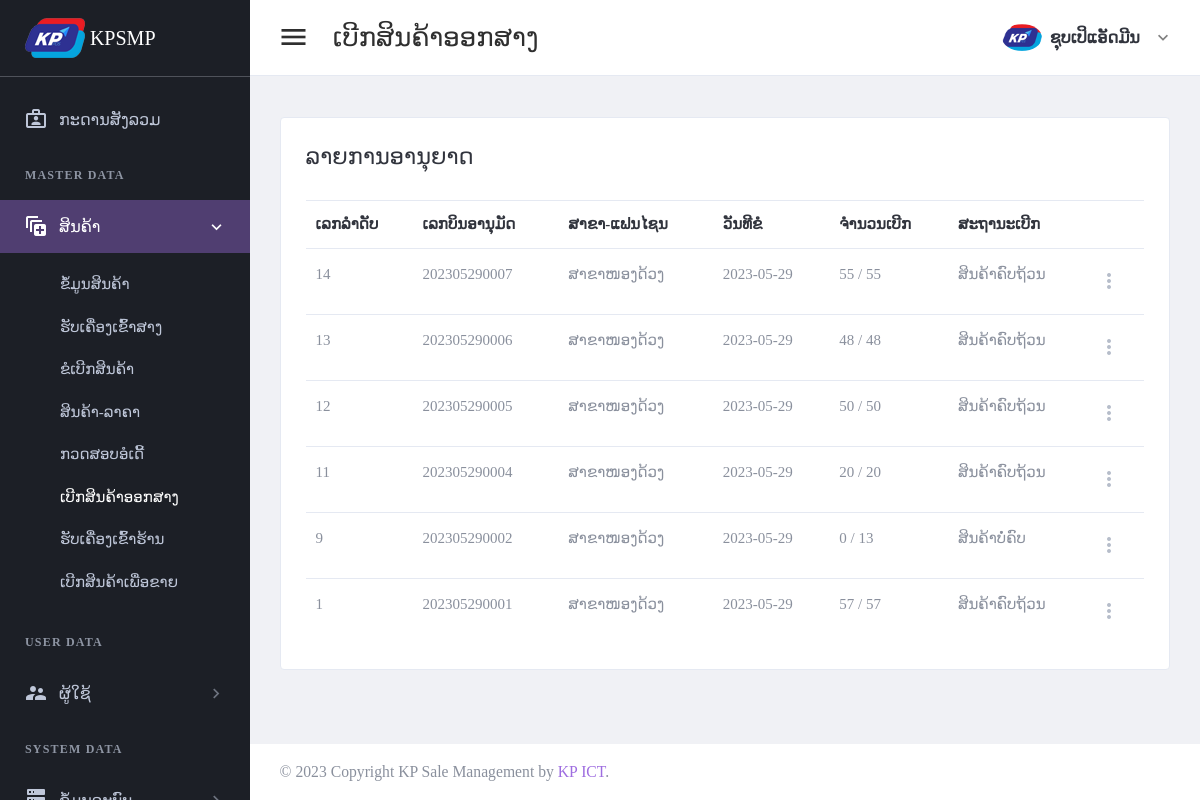
Page /page/approval-list.php (signed in) on the committed database.
### tables this page shows
CREATE TABLE `tbl_header_title` (
  `ht_id` int(11) NOT NULL,
  `ht_name` varchar(300) DEFAULT NULL
);

CREATE TABLE `tbl_sub_title` (
  `st_id` int(11) NOT NULL,
  `st_name` varchar(300) DEFAULT NULL,
  `icon_code` varchar(100) DEFAULT NULL,
  `ht_id` int(11) DEFAULT NULL
);

CREATE TABLE `tbl_page_title` (
  `pt_id` int(11) NOT NULL,
  `pt_name` varchar(300) DEFAULT NULL,
  `ptf_name` varchar(100) DEFAULT NULL,
  `st_id` int(11) DEFAULT NULL
);

CREATE TABLE `tbl_approve_order` (
  `apo_id` int(11) NOT NULL,
  `apo_bill_number` varchar(30) DEFAULT NULL,
  `or_id` int(11) DEFAULT NULL,
  `br_id` int(11) DEFAULT NULL,
  `wh_id` int(11) DEFAULT NULL,
  `add_by` int(11) DEFAULT NULL,
  `date_register` date DEFAULT NULL
);

CREATE TABLE `tbl_branch` (
  `br_id` int(11) NOT NULL,
  `br_name` varchar(150) DEFAULT NULL,
  `br_status` int(11) DEFAULT NULL,
  `br_type` int(11) DEFAULT NULL,
  `add_by` int(11) DEFAULT NULL,
  `date_register` date DEFAULT NULL
);

### setting/checksession.php (called while the page is built, shortened)
<?php
	if($_SESSION['id_users'] == "" )
	{
	header("location:logout.php");
	}
	  else{
		$role_id = $_SESSION["role_id"];
	}
?>

### page/approval-list.php (the view, shortened to what this page needs)
<?php
include("../setting/checksession.php");
include("../setting/conn.php");
$header_name = "ເບີກສິນຄ້າອອກສາງ";
$header_click = "2";
?>
<!DOCTYPE html>
<html lang="en" dir="ltr">
<head>
    <?php
    include("../setting/callcss.php");
    ?>
</head>
<body class="navbar-fixed sidebar-fixed" id="body">
    <div class="wrapper">
        <?php include "menu.php"; ?>
        <div class="page-wrapper">
            <?php
            include "header.php";
            ?>
            <div class="content-wrapper">
                <div class="content">
                    <div class="email-wrapper rounded border bg-white">
                        <div class="  no-gutters justify-content-center">
                            <div class="    ">
                                <div class="  p-4 p-xl-5">
                                    <div class="email-body-head mb-6 ">
                                        <h4 class="text-dark">ລາຍການອານຸຍາດ</h4>
                                    </div>
                                    <form method="post" id="additemorderfrm">
                                        <table id="productsTable2" class="table table-hover table-product" style="width:100%">
                                            <thead>
                                                <tr>
                                                    <th>ເລກລຳດັບ</th>
                                                    <th>ເລກບິນອານຸມັດ</th>
                                                    <th>ສາຂາ-ແຟນໄຊນ</th>
                                                    <th>ວັນທີຂໍ</th>
                                                    <th>ຈຳນວນເບີກ</th>
                                                    <th>ສະຖານະເບີກ</th>
                                                    <th></th>
                                                </tr>
                                            </thead>
                                            <tbody>
                                                <?php
                                                $stmt4 = $conn->prepare("
                                                SELECT a.apo_id,apo_bill_number,br_name,a.date_register as date_request
                                                FROM tbl_approve_order a
                                                left join tbl_branch c on a.br_id = c.br_id
                                                order by a.apo_id desc ");
                                                $stmt4->execute();
                                                if ($stmt4->rowCount() > 0) {
                                                    while ($row4 = $stmt4->fetch(PDO::FETCH_ASSOC)) {
                                                        $apo_id = $row4['apo_id'];
                                                ?>
                                                        <tr>
                                                            <td><?php echo $row4['apo_id'];?></td>
                                                            <td><?php echo $row4['apo_bill_number']; ?></td>
                                                            <td><?php echo $row4['br_name']; ?></td>
                                                            <td><?php echo $row4['date_request']; ?></td>
                                                            <?php
                                                            $rowio = $conn->query("select    sum(item_values) as item_count
                                                            from tbl_stock_out_warehouse_detail a
                                                            left join tbl_stock_out_warehouse b on a.sow_id = b.sow_id
                                                            where apo_id ='$apo_id'
                                                            group by apo_id  ")->fetch(PDO::FETCH_ASSOC);
                                                            if (!empty($rowio['item_count'])) {
                                                                $item_count =  $rowio['item_count'];
                                                            } else {
                                                                $item_count = 0;
                                                            }
                                                            $rowap = $conn->query("
                                                            select sum(item_values) as item_approve
                                                            from tbl_approve_order_detail
                                                            where apo_id ='$apo_id'
                                                            group by apo_id  ")->fetch(PDO::FETCH_ASSOC);
                                                            if (!empty($rowap['item_approve'])) {
                                                                $item_approve =  $rowap['item_approve'];
                                                            } else {
                                                                $item_approve = 0;
                                                            }
                                                            ?>
                                                            <td>
                                                                <?php
                                                                echo "$item_count";
                                                                echo " / ";
                                                                echo "$item_approve";
                                                                ?>
                                                            </td>
                                                            <td>
                                                                <?php
                                                                if ($item_count == $item_approve) {
                                                                    echo "ສິນຄ້າຄົບຖ້ວນ";
                                                                } else {
                                                                    echo "ສິນຄ້າບໍ່ຄົບ";
                                                                }
                                                                ?>
                                                            </td>
                                                            <td>
                                                                <div class="dropdown">
                                                                    <a class="dropdown-toggle icon-burger-mini" href="#" role="button" id="dropdownMenuLink" data-toggle="dropdown" aria-haspopup="true" aria-expanded="false" data-display="static">
                                                                    </a>
                                                                </div>
                                                            </td>
                                                        </tr>
                                                <?php
                                                    }
                                                }
                                                ?>
                                            </tbody>
                                        </table>
                                    </form>
                                </div>
                            </div>
                        </div>
                    </div>
                </div>
            </div>
            <?php include "footer.php"; ?>
        </div>
    </div>
</body>
</html>

### page/menu.php
<aside class="left-sidebar sidebar-dark" id="left-sidebar">
  <div id="sidebar" class="sidebar sidebar-with-footer">
    <div class="app-brand">
      <a href="index.php">
        <img src="../images/iconmenu.png" alt="Mono">
        <span class="brand-name"> KPSMP</span>
      </a>
    </div>
    <div class="sidebar-left" data-simplebar style="height: 100%;">
      <ul class="nav sidebar-inner" id="sidebar-menu">
        <li class="<?php if ($header_click == 0) {
                      echo "active";
                    } ?>">
          <a class="sidenav-item-link" href="index.php">
            <i class="mdi mdi-briefcase-account-outline"></i>
            <span class="nav-text">ກະດານສັງລວມ</span>
          </a>
        </li>
        <?php
        $stmt = $conn->prepare(" SELECT distinct a.ht_id,ht_name
        FROM tbl_header_title a
        left join tbl_role_page b on a.ht_id = b.ht_id
        where role_id ='$role_id'
        order by  a.ht_id asc ");
        $stmt->execute();
        if ($stmt->rowCount() > 0) {
          while ($row = $stmt->fetch(PDO::FETCH_ASSOC)) {
            $ht_id = $row['ht_id'];
            $ht_name = $row['ht_name'];
        ?>
            <li class="section-title"> <?php echo "$ht_name"; ?></li>
            <?php
            $stmt1 = $conn->prepare("SELECT distinct a.st_id,st_name,role_id,icon_code
            FROM tbl_sub_title a
            left join tbl_role_page b on a.st_id = b.st_id
            where a.ht_id = '$ht_id' and role_id ='$role_id'
            order by a.st_id asc ");
            $stmt1->execute();
            if ($stmt1->rowCount() > 0) {
              while ($row1 = $stmt1->fetch(PDO::FETCH_ASSOC)) {
                $st_name = $row1['st_name'];
                $st_id = $row1['st_id'];
                $icon_code = $row1['icon_code'];
            ?>
                <li class='has-sub <?php if ($header_click == "$st_id") {
                                      echo "active expand";
                                    } ?>'>
                  <a class="sidenav-item-link" href="javascript:void(0)" data-toggle="collapse" data-target='#<?php echo "$st_name"; ?>' aria-expanded="false" aria-controls="<?php echo "$st_name"; ?>">
                    <i class="mdi <?php echo "$icon_code"; ?>"></i>
                    <span class="nav-text"> <?php echo "$st_name"; ?> </span> <b class="caret"></b>
                  </a>
                  <ul class='collapse <?php if ($header_click == "$st_id") {
                                        echo "show";
                                      } ?>' id="<?php echo "$st_name"; ?>" data-parent="#sidebar-menu">
                    <div class="sub-menu">
                      <?php
                      $stmt2 = $conn->prepare(" SELECT pt_name,ptf_name
                      FROM tbl_page_title a
                      left join tbl_role_page b on a.pt_id = b.pt_id
                      where a.st_id = '$st_id' and role_id ='$role_id'
                      order by a.pt_id asc ");
                      $stmt2->execute();
                      if ($stmt2->rowCount() > 0) {
                        while ($row2 = $stmt2->fetch(PDO::FETCH_ASSOC)) {
                          $pt_name = $row2['pt_name'];
                      ?>
                          <li class="<?php if ($header_name ==  $row2['pt_name']) {
                                        echo "active";
                                      } ?>">
                            <a class="sidenav-item-link" href='<?php echo $row2['ptf_name'] ?>'>
                              <span class="nav-text"><?php echo "$pt_name"; ?></span>
                            </a>
                          </li>
                      <?php
                        }
                      }
                      ?>
                    </div>
                  </ul>
              <?php
              }
            }
              ?>
                </li>
            <?php
          }
        }
            ?>
      </ul>
    </div>
  </div>
</aside>

### rows in the picture
tbl_header_title: ht_name "MASTER DATA"
tbl_sub_title: st_name "ສິນຄ້າ"
tbl_page_title: pt_name "ຂໍ້ມູນສິນຄ້າ"
tbl_page_title: pt_name "ຮັບເຄື່ອງເຂົ້າສາງ"
tbl_page_title: pt_name "ຂໍເບີກສິນຄ້າ"
tbl_page_title: pt_name "ສິນຄ້າ-ລາຄາ"
tbl_page_title: pt_name "ກວດສອບອໍເດີ້"
tbl_page_title: pt_name "ເບີກສິນຄ້າອອກສາງ"
tbl_page_title: pt_name "ຮັບເຄື່ອງເຂົ້າຮ້ານ"
tbl_page_title: pt_name "ເບີກສິນຄ້າເພື່ອຂາຍ"
tbl_header_title: ht_name "USER DATA"
tbl_sub_title: st_name "ຜູ້ໃຊ້"
tbl_header_title: ht_name "SYSTEM DATA"
tbl_approve_order: apo_id "14", apo_bill_number "202305290007", br.br_name "ສາຂາໜອງດ້ວງ", date_register "2023-05-29", item_count "55", item_approve "55", shows "ສິນຄ້າຄົບຖ້ວນ"
tbl_approve_order: apo_id "13", apo_bill_number "202305290006", br.br_name "ສາຂາໜອງດ້ວງ", date_register "2023-05-29", item_count "48", item_approve "48", shows "ສິນຄ້າຄົບຖ້ວນ"
tbl_approve_order: apo_id "12", apo_bill_number "202305290005", br.br_name "ສາຂາໜອງດ້ວງ", date_register "2023-05-29", item_count "50", item_approve "50", shows "ສິນຄ້າຄົບຖ້ວນ"
tbl_approve_order: apo_id "11", apo_bill_number "202305290004", br.br_name "ສາຂາໜອງດ້ວງ", date_register "2023-05-29", item_count "20", item_approve "20", shows "ສິນຄ້າຄົບຖ້ວນ"
tbl_approve_order: apo_id "9", apo_bill_number "202305290002", br.br_name "ສາຂາໜອງດ້ວງ", date_register "2023-05-29", item_count "0", item_approve "13", shows "ສິນຄ້າບໍ່ຄົບ"
tbl_approve_order: apo_id "1", apo_bill_number "202305290001", br.br_name "ສາຂາໜອງດ້ວງ", date_register "2023-05-29", item_count "57", item_approve "57", shows "ສິນຄ້າຄົບຖ້ວນ"

### other values in the picture
$header_name "ເບີກສິນຄ້າອອກສາງ"
$full_name "ຊຸບເປິແອັດມີນ"
